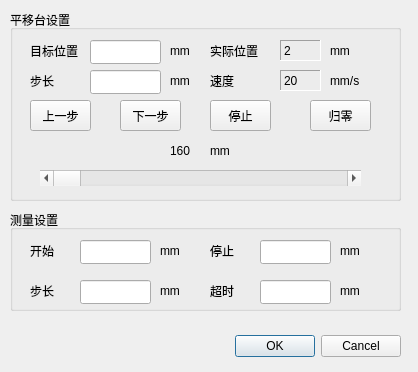
<?xml version="1.0" encoding="UTF-8"?>
<ui version="4.0">
 <class>SettingDlg</class>
 <widget class="QDialog" name="SettingDlg">
  <property name="geometry">
   <rect>
    <x>0</x>
    <y>0</y>
    <width>418</width>
    <height>372</height>
   </rect>
  </property>
  <property name="windowTitle">
   <string>设置</string>
  </property>
  <widget class="QDialogButtonBox" name="buttonBox">
   <property name="geometry">
    <rect>
     <x>60</x>
     <y>330</y>
     <width>341</width>
     <height>32</height>
    </rect>
   </property>
   <property name="orientation">
    <enum>Qt::Horizontal</enum>
   </property>
   <property name="standardButtons">
    <set>QDialogButtonBox::Cancel|QDialogButtonBox::Ok</set>
   </property>
  </widget>
  <widget class="QGroupBox" name="groupBox">
   <property name="geometry">
    <rect>
     <x>10</x>
     <y>10</y>
     <width>391</width>
     <height>191</height>
    </rect>
   </property>
   <property name="title">
    <string>平移台设置</string>
   </property>
   <widget class="QLabel" name="label">
    <property name="geometry">
     <rect>
      <x>20</x>
      <y>30</y>
      <width>61</width>
      <height>21</height>
     </rect>
    </property>
    <property name="text">
     <string>目标位置</string>
    </property>
   </widget>
   <widget class="QLabel" name="label_2">
    <property name="geometry">
     <rect>
      <x>200</x>
      <y>30</y>
      <width>61</width>
      <height>21</height>
     </rect>
    </property>
    <property name="text">
     <string>实际位置</string>
    </property>
   </widget>
   <widget class="QLabel" name="label_3">
    <property name="geometry">
     <rect>
      <x>20</x>
      <y>60</y>
      <width>61</width>
      <height>21</height>
     </rect>
    </property>
    <property name="text">
     <string>步长</string>
    </property>
   </widget>
   <widget class="QLabel" name="label_4">
    <property name="geometry">
     <rect>
      <x>200</x>
      <y>60</y>
      <width>61</width>
      <height>21</height>
     </rect>
    </property>
    <property name="text">
     <string>速度</string>
    </property>
   </widget>
   <widget class="QPushButton" name="pushButton">
    <property name="geometry">
     <rect>
      <x>20</x>
      <y>90</y>
      <width>61</width>
      <height>31</height>
     </rect>
    </property>
    <property name="text">
     <string>上一步</string>
    </property>
   </widget>
   <widget class="QPushButton" name="pushButton_2">
    <property name="geometry">
     <rect>
      <x>110</x>
      <y>90</y>
      <width>61</width>
      <height>31</height>
     </rect>
    </property>
    <property name="text">
     <string>下一步</string>
    </property>
   </widget>
   <widget class="QPushButton" name="pushButton_3">
    <property name="geometry">
     <rect>
      <x>200</x>
      <y>90</y>
      <width>61</width>
      <height>31</height>
     </rect>
    </property>
    <property name="text">
     <string>停止</string>
    </property>
   </widget>
   <widget class="QPushButton" name="pushButton_4">
    <property name="geometry">
     <rect>
      <x>300</x>
      <y>90</y>
      <width>61</width>
      <height>31</height>
     </rect>
    </property>
    <property name="text">
     <string>归零</string>
    </property>
   </widget>
   <widget class="QLabel" name="label_5">
    <property name="geometry">
     <rect>
      <x>160</x>
      <y>130</y>
      <width>31</width>
      <height>21</height>
     </rect>
    </property>
    <property name="text">
     <string>160</string>
    </property>
   </widget>
   <widget class="QScrollBar" name="horizontalScrollBar">
    <property name="geometry">
     <rect>
      <x>30</x>
      <y>160</y>
      <width>321</width>
      <height>16</height>
     </rect>
    </property>
    <property name="orientation">
     <enum>Qt::Horizontal</enum>
    </property>
   </widget>
   <widget class="QLineEdit" name="lineEdit">
    <property name="geometry">
     <rect>
      <x>80</x>
      <y>30</y>
      <width>71</width>
      <height>24</height>
     </rect>
    </property>
   </widget>
   <widget class="QLineEdit" name="lineEdit_2">
    <property name="geometry">
     <rect>
      <x>80</x>
      <y>60</y>
      <width>71</width>
      <height>24</height>
     </rect>
    </property>
   </widget>
   <widget class="QLabel" name="label_10">
    <property name="geometry">
     <rect>
      <x>270</x>
      <y>30</y>
      <width>41</width>
      <height>21</height>
     </rect>
    </property>
    <property name="frameShape">
     <enum>QFrame::Panel</enum>
    </property>
    <property name="frameShadow">
     <enum>QFrame::Sunken</enum>
    </property>
    <property name="text">
     <string>2</string>
    </property>
   </widget>
   <widget class="QLabel" name="label_12">
    <property name="geometry">
     <rect>
      <x>320</x>
      <y>30</y>
      <width>41</width>
      <height>21</height>
     </rect>
    </property>
    <property name="text">
     <string>mm</string>
    </property>
   </widget>
   <widget class="QLabel" name="label_11">
    <property name="geometry">
     <rect>
      <x>270</x>
      <y>60</y>
      <width>41</width>
      <height>21</height>
     </rect>
    </property>
    <property name="frameShape">
     <enum>QFrame::Panel</enum>
    </property>
    <property name="frameShadow">
     <enum>QFrame::Sunken</enum>
    </property>
    <property name="text">
     <string>20</string>
    </property>
   </widget>
   <widget class="QLabel" name="label_13">
    <property name="geometry">
     <rect>
      <x>320</x>
      <y>60</y>
      <width>41</width>
      <height>21</height>
     </rect>
    </property>
    <property name="text">
     <string>mm/s</string>
    </property>
   </widget>
   <widget class="QLabel" name="label_14">
    <property name="geometry">
     <rect>
      <x>200</x>
      <y>130</y>
      <width>41</width>
      <height>21</height>
     </rect>
    </property>
    <property name="text">
     <string>mm</string>
    </property>
   </widget>
   <widget class="QLabel" name="label_15">
    <property name="geometry">
     <rect>
      <x>160</x>
      <y>30</y>
      <width>41</width>
      <height>21</height>
     </rect>
    </property>
    <property name="text">
     <string>mm</string>
    </property>
   </widget>
   <widget class="QLabel" name="label_16">
    <property name="geometry">
     <rect>
      <x>160</x>
      <y>60</y>
      <width>41</width>
      <height>21</height>
     </rect>
    </property>
    <property name="text">
     <string>mm</string>
    </property>
   </widget>
  </widget>
  <widget class="QGroupBox" name="groupBox_2">
   <property name="geometry">
    <rect>
     <x>10</x>
     <y>210</y>
     <width>391</width>
     <height>101</height>
    </rect>
   </property>
   <property name="title">
    <string>测量设置</string>
   </property>
   <widget class="QLabel" name="label_6">
    <property name="geometry">
     <rect>
      <x>20</x>
      <y>30</y>
      <width>61</width>
      <height>21</height>
     </rect>
    </property>
    <property name="text">
     <string>开始</string>
    </property>
   </widget>
   <widget class="QLabel" name="label_7">
    <property name="geometry">
     <rect>
      <x>20</x>
      <y>70</y>
      <width>61</width>
      <height>21</height>
     </rect>
    </property>
    <property name="text">
     <string>步长</string>
    </property>
   </widget>
   <widget class="QLabel" name="label_8">
    <property name="geometry">
     <rect>
      <x>200</x>
      <y>30</y>
      <width>61</width>
      <height>21</height>
     </rect>
    </property>
    <property name="text">
     <string>停止</string>
    </property>
   </widget>
   <widget class="QLabel" name="label_9">
    <property name="geometry">
     <rect>
      <x>200</x>
      <y>70</y>
      <width>61</width>
      <height>21</height>
     </rect>
    </property>
    <property name="text">
     <string>超时</string>
    </property>
   </widget>
   <widget class="QLineEdit" name="lineEdit_5">
    <property name="geometry">
     <rect>
      <x>70</x>
      <y>30</y>
      <width>71</width>
      <height>24</height>
     </rect>
    </property>
   </widget>
   <widget class="QLineEdit" name="lineEdit_6">
    <property name="geometry">
     <rect>
      <x>70</x>
      <y>70</y>
      <width>71</width>
      <height>24</height>
     </rect>
    </property>
   </widget>
   <widget class="QLineEdit" name="lineEdit_7">
    <property name="geometry">
     <rect>
      <x>250</x>
      <y>30</y>
      <width>71</width>
      <height>24</height>
     </rect>
    </property>
   </widget>
   <widget class="QLineEdit" name="lineEdit_8">
    <property name="geometry">
     <rect>
      <x>250</x>
      <y>70</y>
      <width>71</width>
      <height>24</height>
     </rect>
    </property>
   </widget>
   <widget class="QLabel" name="label_17">
    <property name="geometry">
     <rect>
      <x>150</x>
      <y>30</y>
      <width>41</width>
      <height>21</height>
     </rect>
    </property>
    <property name="text">
     <string>mm</string>
    </property>
   </widget>
   <widget class="QLabel" name="label_18">
    <property name="geometry">
     <rect>
      <x>150</x>
      <y>70</y>
      <width>41</width>
      <height>21</height>
     </rect>
    </property>
    <property name="text">
     <string>mm</string>
    </property>
   </widget>
   <widget class="QLabel" name="label_19">
    <property name="geometry">
     <rect>
      <x>330</x>
      <y>30</y>
      <width>41</width>
      <height>21</height>
     </rect>
    </property>
    <property name="text">
     <string>mm</string>
    </property>
   </widget>
   <widget class="QLabel" name="label_20">
    <property name="geometry">
     <rect>
      <x>330</x>
      <y>70</y>
      <width>41</width>
      <height>21</height>
     </rect>
    </property>
    <property name="text">
     <string>mm</string>
    </property>
   </widget>
  </widget>
 </widget>
 <resources/>
 <connections>
  <connection>
   <sender>buttonBox</sender>
   <signal>accepted()</signal>
   <receiver>SettingDlg</receiver>
   <slot>accept()</slot>
   <hints>
    <hint type="sourcelabel">
     <x>248</x>
     <y>254</y>
    </hint>
    <hint type="destinationlabel">
     <x>157</x>
     <y>274</y>
    </hint>
   </hints>
  </connection>
  <connection>
   <sender>buttonBox</sender>
   <signal>rejected()</signal>
   <receiver>SettingDlg</receiver>
   <slot>reject()</slot>
   <hints>
    <hint type="sourcelabel">
     <x>316</x>
     <y>260</y>
    </hint>
    <hint type="destinationlabel">
     <x>286</x>
     <y>274</y>
    </hint>
   </hints>
  </connection>
 </connections>
</ui>
